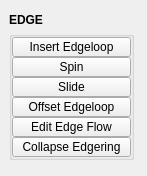
<?xml version="1.0" encoding="UTF-8"?>
<ui version="4.0">
 <class>QtUi</class>
 <widget class="QMainWindow" name="QtUi">
  <property name="geometry">
   <rect>
    <x>0</x>
    <y>0</y>
    <width>147</width>
    <height>176</height>
   </rect>
  </property>
  <property name="maximumSize">
   <size>
    <width>999</width>
    <height>999</height>
   </size>
  </property>
  <property name="windowTitle">
   <string/>
  </property>
  <property name="layoutDirection">
   <enum>Qt::LeftToRight</enum>
  </property>
  <property name="tabShape">
   <enum>QTabWidget::Triangular</enum>
  </property>
  <property name="dockNestingEnabled">
   <bool>true</bool>
  </property>
  <property name="dockOptions">
   <set>QMainWindow::AllowNestedDocks|QMainWindow::AllowTabbedDocks|QMainWindow::AnimatedDocks|QMainWindow::ForceTabbedDocks</set>
  </property>
  <property name="balette" stdset="0">
   <palette>
    <active/>
    <inactive/>
    <disabled/>
   </palette>
  </property>
  <widget class="QWidget" name="main_widget">
   <property name="balette" stdset="0">
    <palette>
     <active/>
     <inactive/>
     <disabled/>
    </palette>
   </property>
   <layout class="QVBoxLayout" name="verticalLayout_2">
    <item>
     <layout class="QVBoxLayout" name="verticalLayout">
      <property name="spacing">
       <number>0</number>
      </property>
      <item>
       <widget class="DraggableHeader" name="draggableHeader">
        <property name="minimumSize">
         <size>
          <width>0</width>
          <height>22</height>
         </size>
        </property>
        <property name="maximumSize">
         <size>
          <width>125</width>
          <height>22</height>
         </size>
        </property>
        <property name="font">
         <font>
          <weight>75</weight>
          <bold>true</bold>
         </font>
        </property>
        <property name="text">
         <string>EDGE</string>
        </property>
       </widget>
      </item>
      <item>
       <widget class="QGroupBox" name="edge">
        <property name="minimumSize">
         <size>
          <width>125</width>
          <height>0</height>
         </size>
        </property>
        <property name="maximumSize">
         <size>
          <width>125</width>
          <height>999</height>
         </size>
        </property>
        <property name="title">
         <string/>
        </property>
        <layout class="QVBoxLayout" name="verticalLayout_7">
         <property name="spacing">
          <number>0</number>
         </property>
         <property name="leftMargin">
          <number>0</number>
         </property>
         <property name="topMargin">
          <number>0</number>
         </property>
         <property name="rightMargin">
          <number>0</number>
         </property>
         <property name="bottomMargin">
          <number>0</number>
         </property>
         <item>
          <widget class="QPushButton" name="b047">
           <property name="enabled">
            <bool>true</bool>
           </property>
           <property name="minimumSize">
            <size>
             <width>0</width>
             <height>20</height>
            </size>
           </property>
           <property name="maximumSize">
            <size>
             <width>999</width>
             <height>20</height>
            </size>
           </property>
           <property name="toolTip">
            <string>Split selected edge ring</string>
           </property>
           <property name="text">
            <string>Insert Edgeloop</string>
           </property>
           <property name="iconSize">
            <size>
             <width>18</width>
             <height>18</height>
            </size>
           </property>
           <property name="balette" stdset="0">
            <palette>
             <active>
              <colorrole role="Highlight">
               <brush brushstyle="SolidPattern">
                <color alpha="255">
                 <red>168</red>
                 <green>152</green>
                 <blue>250</blue>
                </color>
               </brush>
              </colorrole>
             </active>
             <inactive>
              <colorrole role="Highlight">
               <brush brushstyle="SolidPattern">
                <color alpha="255">
                 <red>168</red>
                 <green>152</green>
                 <blue>250</blue>
                </color>
               </brush>
              </colorrole>
             </inactive>
             <disabled>
              <colorrole role="Highlight">
               <brush brushstyle="SolidPattern">
                <color alpha="255">
                 <red>0</red>
                 <green>120</green>
                 <blue>215</blue>
                </color>
               </brush>
              </colorrole>
             </disabled>
            </palette>
           </property>
          </widget>
         </item>
         <item>
          <widget class="QPushButton" name="b050">
           <property name="enabled">
            <bool>true</bool>
           </property>
           <property name="minimumSize">
            <size>
             <width>0</width>
             <height>20</height>
            </size>
           </property>
           <property name="maximumSize">
            <size>
             <width>999</width>
             <height>20</height>
            </size>
           </property>
           <property name="toolTip">
            <string>Enter tool then select edges and hit 'Y' to spin.</string>
           </property>
           <property name="text">
            <string>Spin</string>
           </property>
           <property name="iconSize">
            <size>
             <width>18</width>
             <height>18</height>
            </size>
           </property>
           <property name="balette" stdset="0">
            <palette>
             <active>
              <colorrole role="Highlight">
               <brush brushstyle="SolidPattern">
                <color alpha="255">
                 <red>168</red>
                 <green>152</green>
                 <blue>250</blue>
                </color>
               </brush>
              </colorrole>
             </active>
             <inactive>
              <colorrole role="Highlight">
               <brush brushstyle="SolidPattern">
                <color alpha="255">
                 <red>168</red>
                 <green>152</green>
                 <blue>250</blue>
                </color>
               </brush>
              </colorrole>
             </inactive>
             <disabled>
              <colorrole role="Highlight">
               <brush brushstyle="SolidPattern">
                <color alpha="255">
                 <red>0</red>
                 <green>120</green>
                 <blue>215</blue>
                </color>
               </brush>
              </colorrole>
             </disabled>
            </palette>
           </property>
          </widget>
         </item>
         <item>
          <widget class="QPushButton" name="b049">
           <property name="enabled">
            <bool>true</bool>
           </property>
           <property name="minimumSize">
            <size>
             <width>0</width>
             <height>20</height>
            </size>
           </property>
           <property name="maximumSize">
            <size>
             <width>999</width>
             <height>20</height>
            </size>
           </property>
           <property name="toolTip">
            <string>Slide edge loops or paths along their neighboring edges</string>
           </property>
           <property name="text">
            <string>Slide</string>
           </property>
           <property name="iconSize">
            <size>
             <width>18</width>
             <height>18</height>
            </size>
           </property>
           <property name="autoDefault">
            <bool>false</bool>
           </property>
           <property name="default">
            <bool>false</bool>
           </property>
           <property name="flat">
            <bool>false</bool>
           </property>
           <property name="balette" stdset="0">
            <palette>
             <active>
              <colorrole role="Highlight">
               <brush brushstyle="SolidPattern">
                <color alpha="255">
                 <red>168</red>
                 <green>152</green>
                 <blue>250</blue>
                </color>
               </brush>
              </colorrole>
             </active>
             <inactive>
              <colorrole role="Highlight">
               <brush brushstyle="SolidPattern">
                <color alpha="255">
                 <red>168</red>
                 <green>152</green>
                 <blue>250</blue>
                </color>
               </brush>
              </colorrole>
             </inactive>
             <disabled>
              <colorrole role="Highlight">
               <brush brushstyle="SolidPattern">
                <color alpha="255">
                 <red>0</red>
                 <green>120</green>
                 <blue>215</blue>
                </color>
               </brush>
              </colorrole>
             </disabled>
            </palette>
           </property>
          </widget>
         </item>
         <item>
          <widget class="QPushButton" name="b051">
           <property name="enabled">
            <bool>true</bool>
           </property>
           <property name="minimumSize">
            <size>
             <width>0</width>
             <height>20</height>
            </size>
           </property>
           <property name="maximumSize">
            <size>
             <width>999</width>
             <height>20</height>
            </size>
           </property>
           <property name="toolTip">
            <string>Offset edge loop tool</string>
           </property>
           <property name="text">
            <string>Offset Edgeloop</string>
           </property>
           <property name="iconSize">
            <size>
             <width>18</width>
             <height>18</height>
            </size>
           </property>
           <property name="balette" stdset="0">
            <palette>
             <active>
              <colorrole role="Highlight">
               <brush brushstyle="SolidPattern">
                <color alpha="255">
                 <red>168</red>
                 <green>152</green>
                 <blue>250</blue>
                </color>
               </brush>
              </colorrole>
             </active>
             <inactive>
              <colorrole role="Highlight">
               <brush brushstyle="SolidPattern">
                <color alpha="255">
                 <red>168</red>
                 <green>152</green>
                 <blue>250</blue>
                </color>
               </brush>
              </colorrole>
             </inactive>
             <disabled>
              <colorrole role="Highlight">
               <brush brushstyle="SolidPattern">
                <color alpha="255">
                 <red>0</red>
                 <green>120</green>
                 <blue>215</blue>
                </color>
               </brush>
              </colorrole>
             </disabled>
            </palette>
           </property>
          </widget>
         </item>
         <item>
          <widget class="QPushButton" name="b053">
           <property name="enabled">
            <bool>true</bool>
           </property>
           <property name="minimumSize">
            <size>
             <width>0</width>
             <height>20</height>
            </size>
           </property>
           <property name="maximumSize">
            <size>
             <width>999</width>
             <height>20</height>
            </size>
           </property>
           <property name="toolTip">
            <string>Edit edges that respect surface curvature</string>
           </property>
           <property name="text">
            <string>Edit Edge Flow</string>
           </property>
           <property name="autoDefault">
            <bool>false</bool>
           </property>
           <property name="default">
            <bool>false</bool>
           </property>
           <property name="flat">
            <bool>false</bool>
           </property>
           <property name="balette" stdset="0">
            <palette>
             <active>
              <colorrole role="Highlight">
               <brush brushstyle="SolidPattern">
                <color alpha="255">
                 <red>168</red>
                 <green>152</green>
                 <blue>250</blue>
                </color>
               </brush>
              </colorrole>
             </active>
             <inactive>
              <colorrole role="Highlight">
               <brush brushstyle="SolidPattern">
                <color alpha="255">
                 <red>168</red>
                 <green>152</green>
                 <blue>250</blue>
                </color>
               </brush>
              </colorrole>
             </inactive>
             <disabled>
              <colorrole role="Highlight">
               <brush brushstyle="SolidPattern">
                <color alpha="255">
                 <red>0</red>
                 <green>120</green>
                 <blue>215</blue>
                </color>
               </brush>
              </colorrole>
             </disabled>
            </palette>
           </property>
          </widget>
         </item>
         <item>
          <widget class="QPushButton" name="b048">
           <property name="enabled">
            <bool>true</bool>
           </property>
           <property name="minimumSize">
            <size>
             <width>0</width>
             <height>20</height>
            </size>
           </property>
           <property name="maximumSize">
            <size>
             <width>999</width>
             <height>20</height>
            </size>
           </property>
           <property name="toolTip">
            <string>Enter tool then select edge. Corresponding ring will be collapsed.</string>
           </property>
           <property name="text">
            <string>Collapse Edgering</string>
           </property>
           <property name="iconSize">
            <size>
             <width>18</width>
             <height>18</height>
            </size>
           </property>
           <property name="autoDefault">
            <bool>false</bool>
           </property>
           <property name="default">
            <bool>false</bool>
           </property>
           <property name="flat">
            <bool>false</bool>
           </property>
           <property name="balette" stdset="0">
            <palette>
             <active>
              <colorrole role="Highlight">
               <brush brushstyle="SolidPattern">
                <color alpha="255">
                 <red>168</red>
                 <green>152</green>
                 <blue>250</blue>
                </color>
               </brush>
              </colorrole>
             </active>
             <inactive>
              <colorrole role="Highlight">
               <brush brushstyle="SolidPattern">
                <color alpha="255">
                 <red>168</red>
                 <green>152</green>
                 <blue>250</blue>
                </color>
               </brush>
              </colorrole>
             </inactive>
             <disabled>
              <colorrole role="Highlight">
               <brush brushstyle="SolidPattern">
                <color alpha="255">
                 <red>0</red>
                 <green>120</green>
                 <blue>215</blue>
                </color>
               </brush>
              </colorrole>
             </disabled>
            </palette>
           </property>
          </widget>
         </item>
        </layout>
       </widget>
      </item>
      <item>
       <spacer name="verticalSpacer_2">
        <property name="orientation">
         <enum>Qt::Vertical</enum>
        </property>
        <property name="sizeHint" stdset="0">
         <size>
          <width>20</width>
          <height>40</height>
         </size>
        </property>
       </spacer>
      </item>
     </layout>
    </item>
   </layout>
  </widget>
 </widget>
 <customwidgets>
  <customwidget>
   <class>DraggableHeader</class>
   <extends>QLabel</extends>
   <header>draggableHeader.h</header>
  </customwidget>
 </customwidgets>
 <resources/>
 <connections/>
 <designerdata>
  <property name="gridDeltaX">
   <number>5</number>
  </property>
  <property name="gridDeltaY">
   <number>5</number>
  </property>
  <property name="gridSnapX">
   <bool>true</bool>
  </property>
  <property name="gridSnapY">
   <bool>true</bool>
  </property>
  <property name="gridVisible">
   <bool>true</bool>
  </property>
 </designerdata>
</ui>
